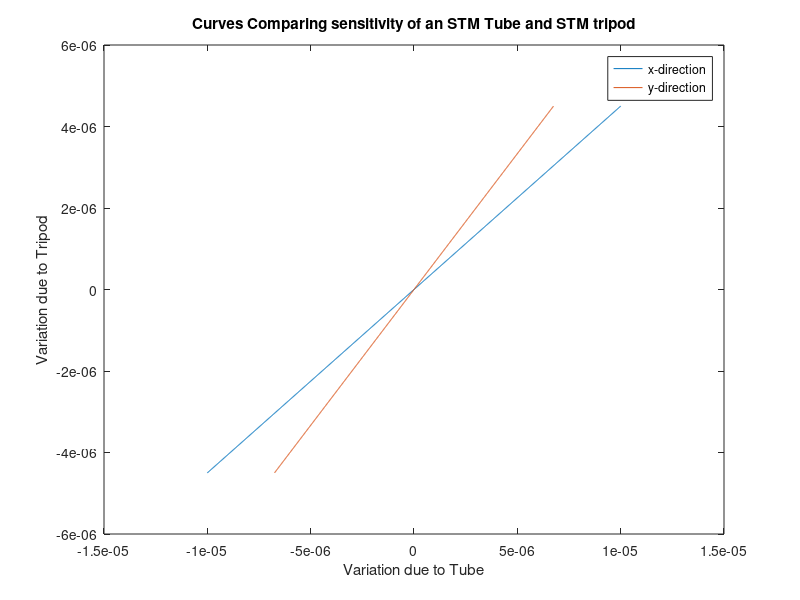

Reproduce this figure in MATLAB.
%Calculate and compare the relative sensitivities (lateral and vertical) of the two
%types of scanner for reasonable voltages

V = linspace(-250, 250, 1000);
%Dimentions of Tube 
H_tube= 0.5e-3;
D_tube = 10e-3;
L_tube = 30e-3;

%Tripod Dimentions
H_tripod = 0.75e-3;
L_tripod = 30e-3;

%Calculating D value for tube
D_x_tube = ((pi*D_tube*H_tube)/ (power(2,1.5)*power(L_tube,2)))*0.04*(1e-6);
D_z = (H_tripod/L_tripod)*0.018*(1e-6);


delta_x_tube = V.*((power(2,1.5)*D_x_tube*power(L_tube,2))/(pi*D_tube*H_tube));
delta_z_tube = V.*D_z*(L_tube/H_tube);
delta_x_tripod = V.*D_z*(L_tripod/H_tripod);
delta_z_tripod = V.*D_z*(L_tripod/H_tripod);

plot (delta_x_tube, delta_x_tripod)
hold on
plot (delta_z_tube, delta_z_tripod);
xlabel('Variation due to Tube')
ylabel('Variation due to Tripod')
title('Curves Comparing sensitivity of an STM Tube and STM tripod')
legend({'x-direction', 'y-direction'})


